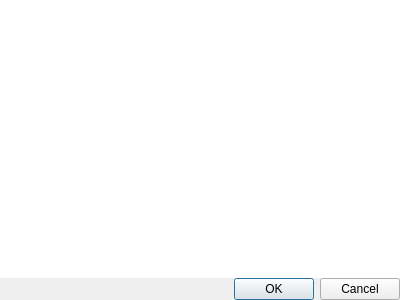
<?xml version="1.0" encoding="UTF-8"?>
<ui version="4.0">
 <class>GridOptionsWidget</class>
 <widget class="QDialog" name="GridOptionsWidget">
  <property name="geometry">
   <rect>
    <x>0</x>
    <y>0</y>
    <width>400</width>
    <height>300</height>
   </rect>
  </property>
  <property name="windowTitle">
   <string>Setup grid options</string>
  </property>
  <layout class="QVBoxLayout" name="verticalLayout">
   <property name="spacing">
    <number>0</number>
   </property>
   <property name="leftMargin">
    <number>0</number>
   </property>
   <property name="topMargin">
    <number>0</number>
   </property>
   <property name="rightMargin">
    <number>0</number>
   </property>
   <property name="bottomMargin">
    <number>0</number>
   </property>
   <item>
    <widget class="QFrame" name="frame">
     <property name="frameShape">
      <enum>QFrame::NoFrame</enum>
     </property>
     <property name="frameShadow">
      <enum>QFrame::Raised</enum>
     </property>
     <layout class="QVBoxLayout" name="verticalLayout_2">
      <property name="spacing">
       <number>0</number>
      </property>
      <property name="leftMargin">
       <number>0</number>
      </property>
      <property name="topMargin">
       <number>0</number>
      </property>
      <property name="rightMargin">
       <number>0</number>
      </property>
      <property name="bottomMargin">
       <number>0</number>
      </property>
      <item>
       <widget class="QTableView" name="tableView">
        <property name="styleSheet">
         <string notr="true">QTableView { color: black; }</string>
        </property>
        <property name="frameShape">
         <enum>QFrame::NoFrame</enum>
        </property>
        <property name="editTriggers">
         <set>QAbstractItemView::AllEditTriggers</set>
        </property>
       </widget>
      </item>
     </layout>
    </widget>
   </item>
   <item>
    <widget class="QDialogButtonBox" name="buttonBox">
     <property name="orientation">
      <enum>Qt::Horizontal</enum>
     </property>
     <property name="standardButtons">
      <set>QDialogButtonBox::Cancel|QDialogButtonBox::Ok</set>
     </property>
    </widget>
   </item>
  </layout>
 </widget>
 <resources/>
 <connections>
  <connection>
   <sender>buttonBox</sender>
   <signal>accepted()</signal>
   <receiver>GridOptionsWidget</receiver>
   <slot>accept()</slot>
   <hints>
    <hint type="sourcelabel">
     <x>248</x>
     <y>254</y>
    </hint>
    <hint type="destinationlabel">
     <x>157</x>
     <y>274</y>
    </hint>
   </hints>
  </connection>
  <connection>
   <sender>buttonBox</sender>
   <signal>rejected()</signal>
   <receiver>GridOptionsWidget</receiver>
   <slot>reject()</slot>
   <hints>
    <hint type="sourcelabel">
     <x>316</x>
     <y>260</y>
    </hint>
    <hint type="destinationlabel">
     <x>286</x>
     <y>274</y>
    </hint>
   </hints>
  </connection>
 </connections>
</ui>
